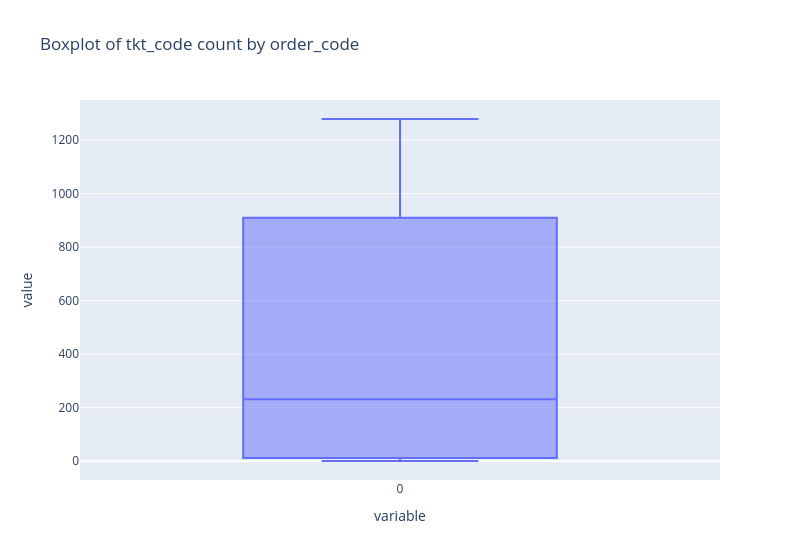

The cell this chart's notebook holds for it:
### Code cell
# make a boxplot of the previous graph to check for outliers
fig = px.box(order_code_counts.values, title='Boxplot of tkt_code count by order_code')
fig.update_layout(width=800)
fig.show()

### Figure 1 — Plotly figure (JSON) as saved in the notebook; plotly's stock layout.template omitted (floating-point values rounded to 4 significant figures; data arrays with more than 128 entries replaced by an {"elided": "..."} marker saying what was removed)
{"data": [{"alignmentgroup": "True", "hovertemplate": "variable=%{x}<br>value=%{y}<extra></extra>", "legendgroup": "", "marker": {"color": "#636efa"}, "name": "", "notched": false, "offsetgroup": "", "orientation": "v", "showlegend": false, "type": "box", "x": {"elided": "778 str values"}, "x0": " ", "xaxis": "x", "y": {"elided": "778 int values"}, "y0": " ", "yaxis": "y"}], "layout": {"boxmode": "group", "legend": {"tracegroupgap": 0}, "title": {"text": "Boxplot of tkt_code count by order_code"}, "width": 800, "xaxis": {"anchor": "y", "domain": [0, 1], "title": {"text": "variable"}}, "yaxis": {"anchor": "x", "domain": [0, 1], "title": {"text": "value"}}}}
